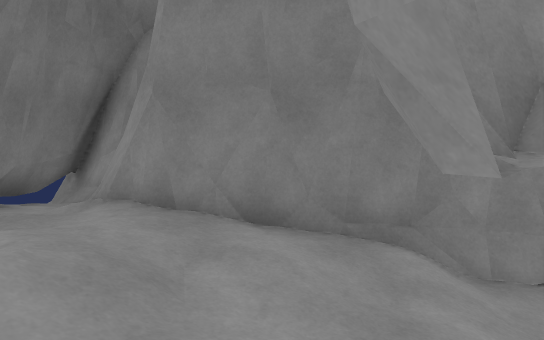
view 1 (above)

12 first-person views from a walk through a Unity game level. The camera is 1.2 m above the floor, tilts 6° down and sees 70° across. The floor is counted in squares, 1 m on a side. Each view is taken from the middle of a square. On the plan, view 1 faces up. The plan holds only what a view shows up to about 15 squares ahead; the rest is blank. The place goes on beyond the plan.

view 2
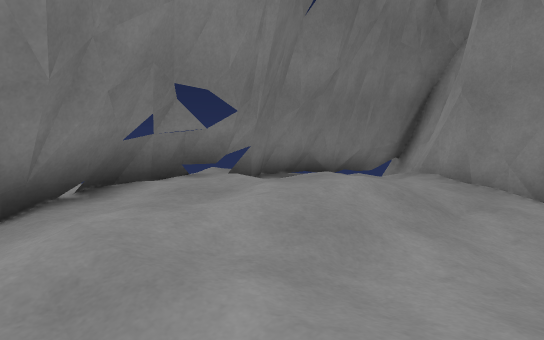

view 3
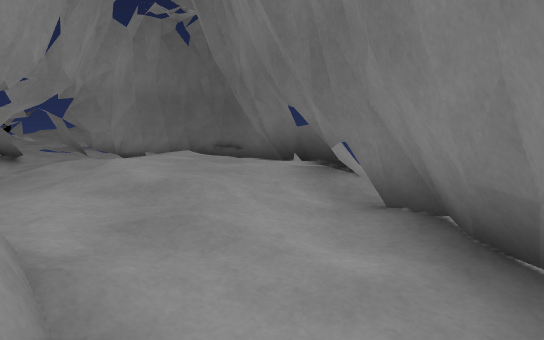

view 4
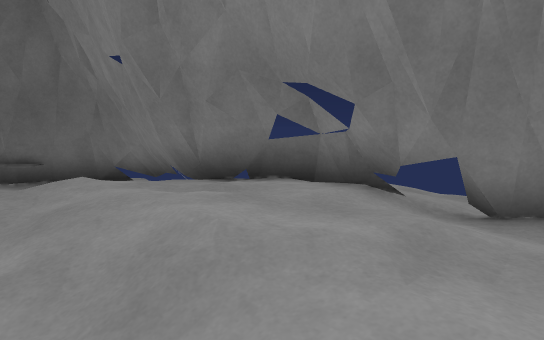

view 5
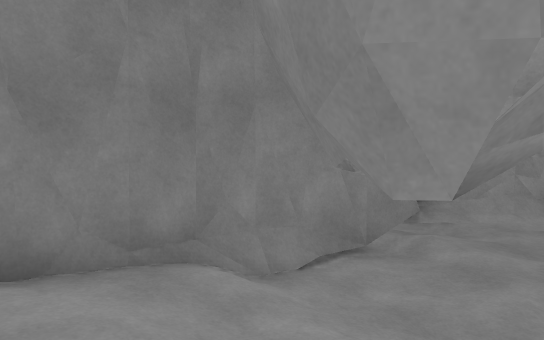

view 6
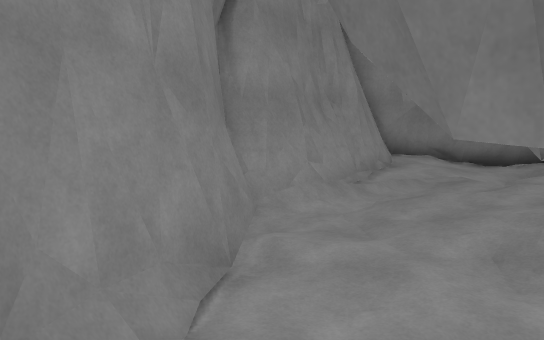

view 7
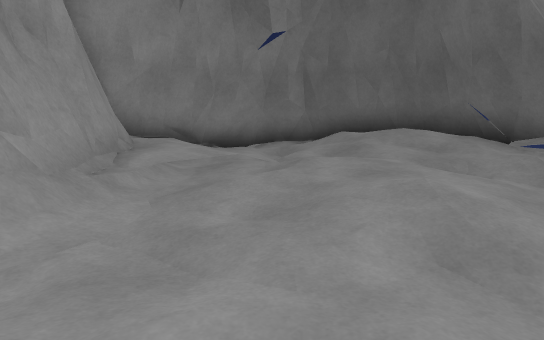

view 8
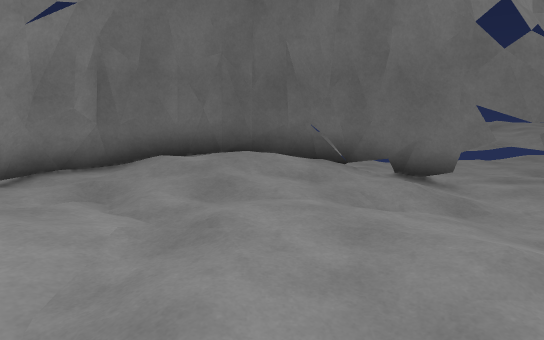

view 9
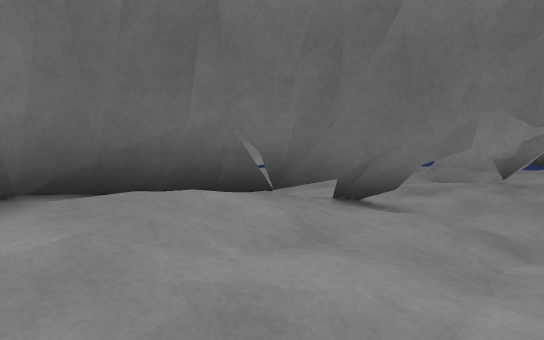

view 10
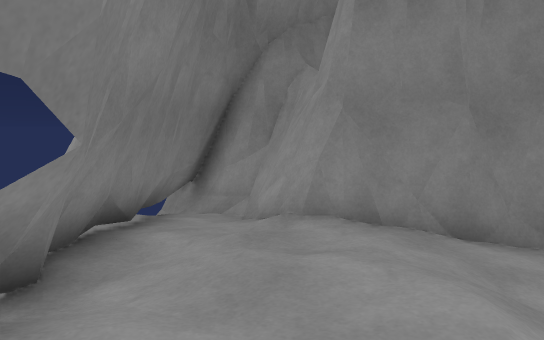

view 11
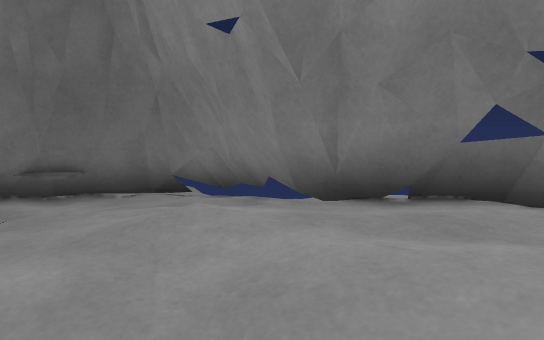

view 12
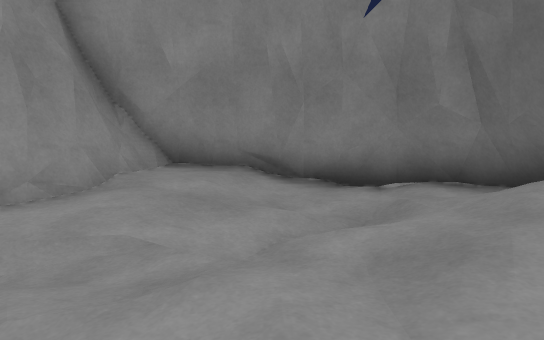

### Floor plan
Key: @ floor where view 1 was taken; # wall or solid block; . main floor; : floor 0.25 m higher than the main floor; - floor 0.25 m lower than the main floor; _ floor 0.5 m lower than the main floor; < floor 0.75 m lower than the main floor; / step, stairs or slope; T thing the floor can be seen under or through.
Columns run from 5 left of view 1 to 13 right of it. Each row starts with its distance up from view 1.
  9 ###
  8 #_#
  7 #-##
  6 #./#######
  5 #....--/######
  4 #//:..-/<<<//##
  3 ##::/-##<<<<//##
  2 ##:://##<<<<///##
  1  #::/.## #/___/.###
  0  #::.@##   /___..:#
 -1  ##::.##  _---/...#
 -2  ##.. - # _-------#
 -3  #-/. TTTT__/.//--#
 -4  #--/-TTTT#.././.##
 -5  #-__##  #########
 -6  #####

Positions as (right, up) in squares from view 1, and headings:
1: (0, 0), facing up
2: (1, -2), facing up-left
3: (-4, 8), facing down
4: (0, 5), facing down-left
5: (-1, 1), facing up-right
6: (0, 4), facing right
7: (4, 4), facing down-right
8: (8, 3), facing down
9: (10, -2), facing down-left
10: (-3, 0), facing up
11: (0, 2), facing down-left
12: (6, -2), facing right
